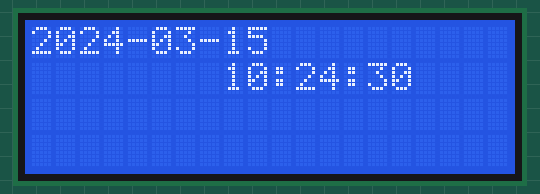
Recording of a program running on a simulated Raspberry Pi (BCM pin numbers). On the bench: 20×4 character LCD. The clock reads 2024-03-15 10:24:30 at power-on unless the program sets it.

Above: at 0.1 s.
At 4.3 s:
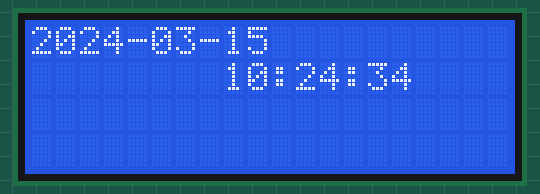
At 7.5 s:
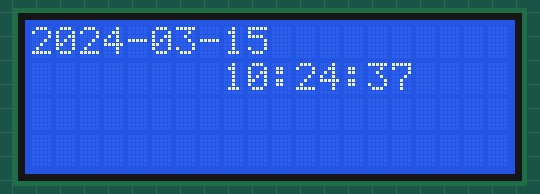
At 19.1 s:
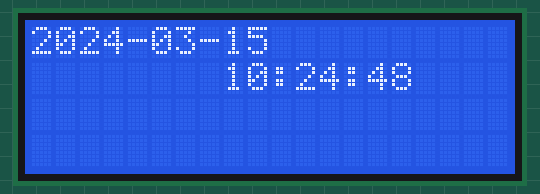
At 29.6 s:
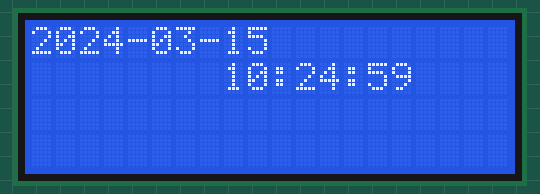
At 38.0 s:
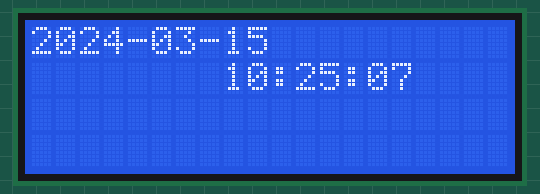

The program:

lcd_time.py
```python
import sys

import smbus2
import time
from RPLCD.i2c import CharLCD
sys.modules['smbus'] = smbus2

if __name__ == "__main__":
    lcd = CharLCD('PCF8574', address=0x27, port=1, backlight_enabled=True)
    lcd.clear()

    while True:
        timeStamp = time.time()
        timeArray = time.localtime(timeStamp)
        lcd.cursor_pos = (0, 0)
        date=time.strftime('%Y-%m-%d',timeArray)
        lcd.write_string(date)
        lcd.cursor_pos = (1, 0)
        hms=time.strftime('        %H:%M:%S',timeArray)
        lcd.write_string(hms)
        time.sleep(1)
        lcd.clear()
```

Measured:
- what the display in image 1 shows lasts 1.0 s, from 4.3 s to 5.3 s
